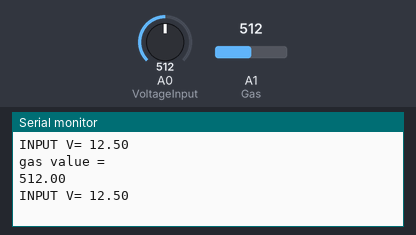
This sketch was run on a simulated Arduino Uno, built with avr-gcc and run on an emulated ATmega328P. Parts: the last lines printed to the serial monitor. Inputs (shaded band) come from the test bench; at power-on: A0 (VoltageInput) = 512, A1 (Gas) = 512.

Above: at 2.8 s.
2.9 s: A0 (VoltageInput) set to 716
At 3.5 s:
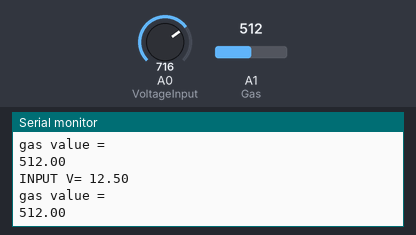
5.6 s: A1 (Gas) set to 716
At 6.5 s:
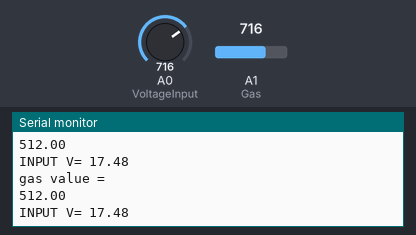
8.3 s: A0 (VoltageInput) set to 900
At 9.4 s:
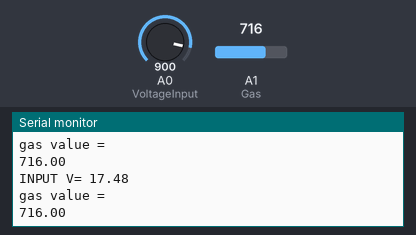
11.0 s: A1 (Gas) set to 900
At 11.8 s:
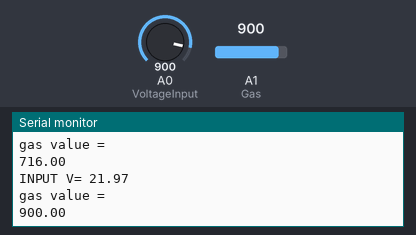
Timing chart, 0 to 14.0 s (numbered marks = the images above; inputs shaded):
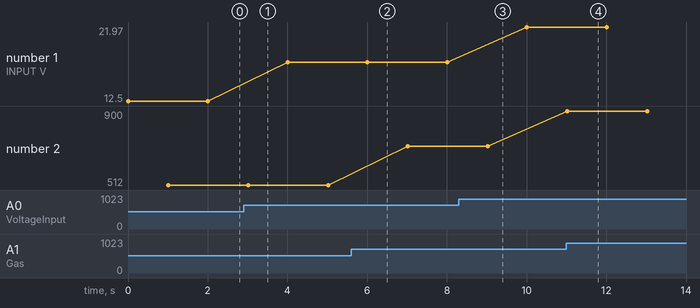

The sketch:

StateHacks2019_SEGGERMEISTERS.ino
```cpp
#include <DHT.h>
signed int VoltageInput = A0;
float vOut = NULL;
float vIn = NULL;
float R1 = 30000;
float R2 = 7500;
signed int value = NULL;
///////////////////////////////
signed int Gas = A1;
float gasValue = NULL;
//////////////////////////
signed int TempPin = 11;


void setup() {
  pinMode(VoltageInput, INPUT);
  pinMode(Gas,INPUT);
  Serial.begin(9600);

}

void loop() {
  value = analogRead(VoltageInput);
   vOut = (value * 5.0) / 1024.0;
   vIn = vOut / (R2/(R1+R2));
Serial.print("INPUT V= ");
Serial.println(vIn,2);
delay(1000);
////////////////////////////
gasValue = analogRead(Gas);
Serial.println("gas value = ");
Serial.println(gasValue,2);
delay(1000);
//////////////////////////

}
```

Measured:
- after the input at 11.0 s, the serial monitor: prints a new line at once (image 4)
- plotted number 1: 12.5 → 17.48 after the input at 2.9 s, 17.48 → 21.97 after the input at 8.3 s
- plotted number 2: 512 → 716 after the input at 5.6 s, 716 → 900 after the input at 11.0 s
